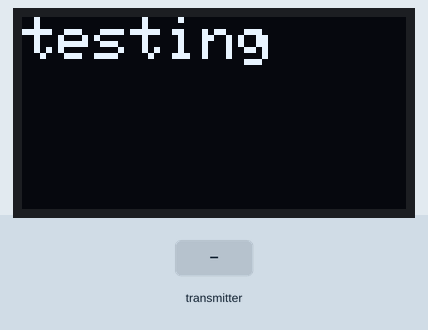
The program below on a simulated ESP8266 (NodeMCU). Shown: 128×64 one-colour display. Inputs (shaded band) come from the test bench. What the program prints to the serial monitor is not drawn.

Above: at 1.4 s.
1.5 s: the transmitter starts sending value = 0
At 2.7 s:
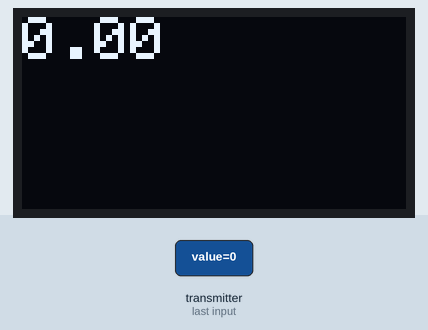
3.0 s: the transmitter starts sending value = 25
At 4.4 s:
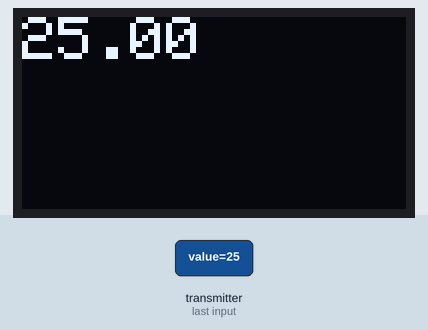
Timing chart, 0 to 6.0 s (numbered marks = the images above; inputs shaded):
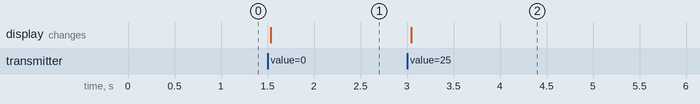

Measured:
- after the input at 1.5 s, the display: changes at once (image 1)
- after the input at 3.0 s, the display: changes after 0.05 s (image 2)

The program:

main.cpp
```cpp
#include "config.h"

#include <Adafruit_SSD1306.h>
#include <Arduino.h>
#include <ESP8266WiFi.h>
#include <MFRC522.h>
#include <SPI.h>
#include <Wire.h>
#include <espnow.h>

struct msg_card_id
{
  uint8_t card_id[4];
};

struct msg_measurement
{
  double value;
};

Adafruit_SSD1306 display(config::screen_width, config::screen_height, &Wire, -1);

MFRC522 rfid(config::pin_ss, config::pin_rst);

msg_measurement message_content;
volatile bool value_changed;

unsigned long last_card_time = 0;
const unsigned long card_time_threshold = 5000;

void On_data_sent(uint8_t* mac_addr, uint8_t status)
{
  char macStr[18];
  Serial.print("Packet to: ");
  snprintf(
      macStr, sizeof(macStr), "%02x:%02x:%02x:%02x:%02x:%02x", mac_addr[0], mac_addr[1], mac_addr[2], mac_addr[3], mac_addr[4], mac_addr[5]);
  Serial.print(macStr);
  Serial.print(" send status:\t");
  if (status)
  {
    Serial.println("Delivery Fail");
  }
  else
  {
    Serial.println("Delivery Success");
  }
}

void received_msg_callback(uint8_t* mac, uint8_t* incomingData, uint8_t len)
{
  memcpy(&message_content, incomingData, sizeof(message_content));
  Serial.print("Bytes received: ");
  Serial.println(len);
  Serial.print("measurement: ");
  Serial.println(message_content.value);
  value_changed = true;
}

bool is_card_my_card(byte uid[])
{
  for (int i = 0; i < 4; i++)
  {
    if (uid[i] != config::my_card_id[i])
    {
      return false;
    }
  }
  return true;
}

void send_msg(const uint8_t* adress, uint8_t* payload, int lenght)
{
  uint8_t _address[6];
  memcpy(_address, adress, 6);
  auto result = esp_now_send(_address, payload, lenght);
  Serial.println(result == 0 ? "Delivery Success" : "Delivery Fail");
}

void connect(const uint8_t* adress)
{
  uint8_t _address[sizeof(adress)];
  memcpy(_address, adress, sizeof(adress));
  esp_now_add_peer(_address, ESP_NOW_ROLE_SLAVE, 1, NULL, 0);
}

void setup()
{
  Serial.begin(115200);

  display.begin(SSD1306_SWITCHCAPVCC, 0x3C);
  display.clearDisplay();
  display.setTextSize(2);
  display.setTextColor(SSD1306_WHITE);
  display.setCursor(0, 0);
  display.print("testing");
  display.display();

  value_changed = false;

  WiFi.mode(WIFI_OFF);
  delay(100);

  WiFi.mode(WIFI_STA);

  if (esp_now_init() != 0)
  {
    Serial.println("Error initializing ESP-NOW");
  }

  esp_now_set_self_role(ESP_NOW_ROLE_COMBO);
  esp_now_register_recv_cb(received_msg_callback);

  connect(config::slave_address_1);
  connect(config::slave_address_2);

  SPI.begin();
  rfid.PCD_Init();
}

void loop()
{
  if (rfid.PICC_IsNewCardPresent() && rfid.PICC_ReadCardSerial())
  {
    if (millis() - last_card_time >= card_time_threshold)
    {
      if (is_card_my_card(rfid.uid.uidByte))
      {
        Serial.println("The correct card put on card scanner");
        send_msg(config::slave_address_1, rfid.uid.uidByte, rfid.uid.size);
        send_msg(config::slave_address_2, rfid.uid.uidByte, rfid.uid.size);
      }
      else
      {
        Serial.println("The incorrect card put on card scanner");
      }
      last_card_time = millis();
    }
  }

  if (value_changed)
  {
    display.clearDisplay();
    display.setCursor(0, 0);
    display.print(message_content.value);
    display.display();
    value_changed = false;
  }
}
```

config.h
```cpp
#pragma once

#include <stdint.h>

namespace config
{
const uint8_t my_card_id[4] = {0xE0, 0x64, 0xA7, 0x19};

const uint8_t slave_address_1[] = {0x3C, 0xE9, 0x0E, 0x7F, 0x30, 0x80};
const uint8_t slave_address_2[] = {0x3C, 0xE9, 0x0E, 0x7F, 0x30, 0x58};

const uint8_t pin_rst = 9;
const uint8_t pin_ss = 10;

const uint8_t screen_width = 128;
const uint8_t screen_height = 64;
} // namespace config
```
